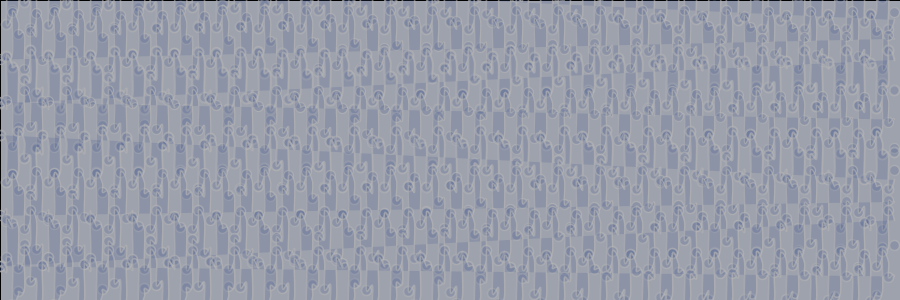
Frame 1 (no input)
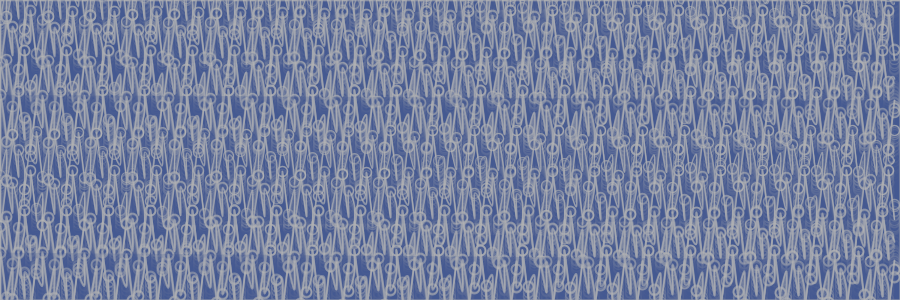
Frame 60 (the mouse pressed at the canvas centre just before this capture)
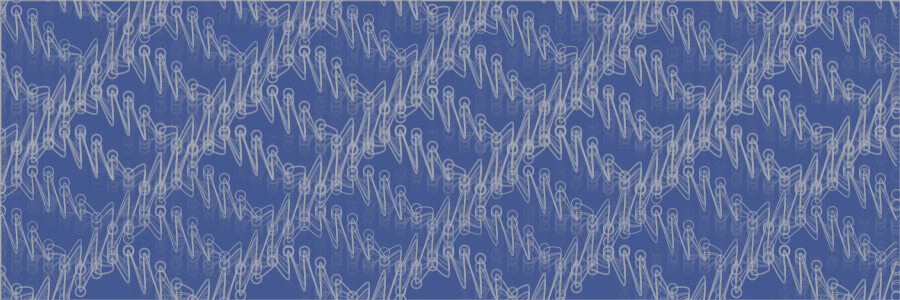
Frame 120 (the mouse held since frame 60 and released just before this capture)

The Processing sketch that drew these frames (run headless with seeded random() and noise(); from frame 60 on, the mouse is pressed at the canvas centre):

// Processing sketch: processing_82731
// ── processing_82731.pde

///////////////////////////////////////////
//
//              Stereo-Vision
//
//              Hackpact 2012
//
//                  #Dia 1
//////////////////////////////////////////

color bck;
int t ;
float nx=0, i_nx= 0.0006;
float vx=0;

void setup() {
  size(900, 300);
  smooth();
  colorMode(HSB, 360, 100, 100);  
  bck = color(224, 55, 57);
  background(bck);
  background(255,100);
}

void draw() {

  fill(bck, 50);
//  fill(255,150);
  rectMode(CORNER);  
  rect(0, 0, width, height);

  translate(width/2, height/2);

  stroke(255,150);
  
  int s = int(map(mouseX,0,width,6,27));
  int t = int(map(mouseY,0,height,1,10));
  
  vx = noise(nx)*10;
  
  for ( int j = -height/2; j < height/2; j += 40) {
      strokeWeight(1+random(0,1));
    beginShape();
    for ( int i = -width/2; i < width/2; i += s) {    
      curveVertex(i, j + 20*sin(degrees(i+j*t+vx)));
      curveVertex(i, j + 30*cos(degrees(i+j*t-vx)));
      ellipse(i,j + 30*cos(degrees(i+j*t-vx)),10,10);
      
    }
    endShape();
  }
  t++;
  nx += i_nx;
  
}

  void keyPressed(){
   if( key == ' '){ 
    save("capturas/img"+frameCount+".png");
   }
  }
